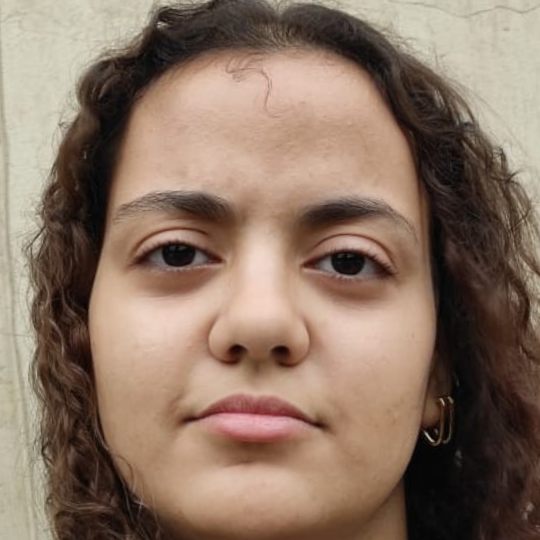
#> input picture Dataset/1.png, 1080 x 1080 px (shown at 1/2 size); its folder holds only this picture in this run
$ python -i app.py   (imports and definitions only)
#> lines starting #> are read from the running program, lines starting #| are printed output that depends on the picture
#> further down, picture is the input picture: shape (1080, 1080, 3); mean B, G, R 100, 116.3, 139
import os
import cv2
import numpy as np
import tkinter as tk
from tkinter import filedialog, messagebox, ttk
from PIL import Image, ImageTk
import pandas as pd

USE_CLAHE = True
K_CAP = 150
TARGET_SIZE = (256, 256)  #resizing all imgs to 256*256

def preprocess_bgr(bgr, use_clahe=USE_CLAHE):
#> called with use_clahe = True
    gray = cv2.cvtColor(bgr, cv2.COLOR_BGR2GRAY)     #BGR --> Grayscale
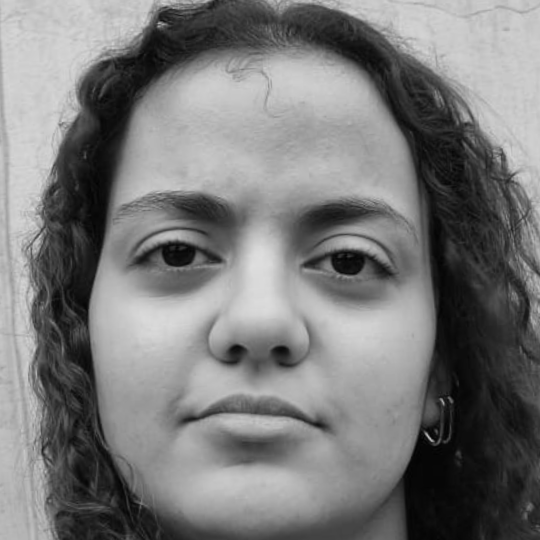
#> gray: shape (1080, 1080) (shown at 1/2 size); min 1, max 222, mean 121.2
    gray = cv2.resize(gray, TARGET_SIZE, interpolation=cv2.INTER_LINEAR)    #Resize
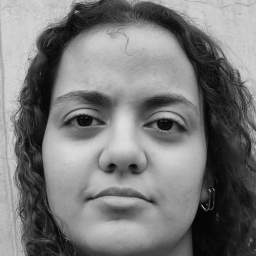
#> gray: shape (256, 256); min 2, max 222, mean 121.1
    if use_clahe:
        clahe = cv2.createCLAHE(clipLimit=2.0, tileGridSize=(8, 8)) #histogram equalization
        gray = clahe.apply(gray)
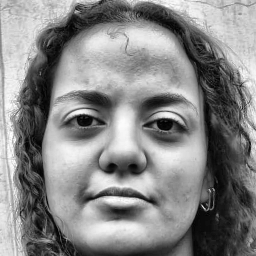
#> gray: shape (256, 256); min 1, max 255, mean 134.6
    return gray

# [28 lines left out: functions load_folder_vectors, compute_pca, not called in this run]

def project_to_pca(vec, mean_vec, eigvecs):
    return eigvecs.T @ (vec - mean_vec)

def reconstruct_from_pca(coeffs, mean_vec, eigvecs):
    return mean_vec + eigvecs @ coeffs

# [6 lines left out: function vec_to_img_uint8, not called in this run]

class EightFolderPCAApp:
    # [665 lines left out: functions __init__, _build_ui, pick_folder, _check_ready, process_all, _display_image and 4 more, not called in this run]

# [4 lines not run here, left out]

>>> import cv2
>>> picture = cv2.imread('Dataset/1.png')
>>> result = preprocess_bgr(picture)

$ run again, on Dataset/10.png
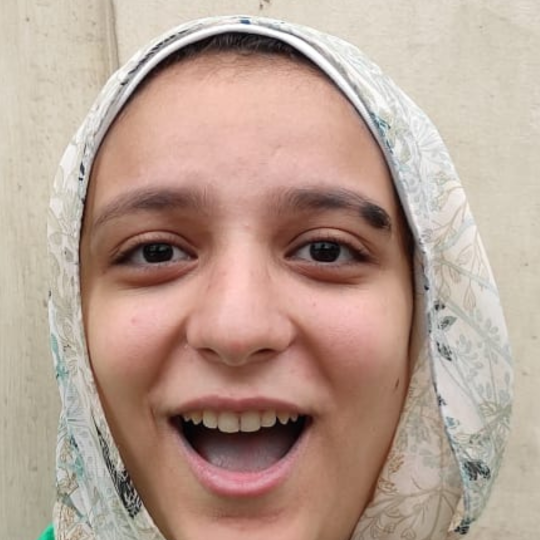
#> input picture Dataset/10.png, 1080 x 1080 px (shown at 1/2 size)
#> picture is the input picture: shape (1080, 1080, 3); mean B, G, R 146.5, 159.8, 183.8
#> in preprocess_bgr, `gray = cv2.resize(gray, TARGET_SIZE, interpolation=cv2.INTER_LINEAR)`:
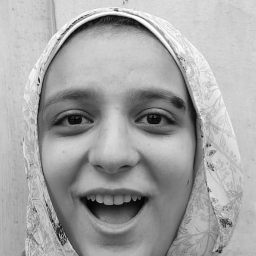
#> gray: shape (256, 256); min 2, max 255, mean 165.4
#> in preprocess_bgr, `gray = clahe.apply(gray)`:
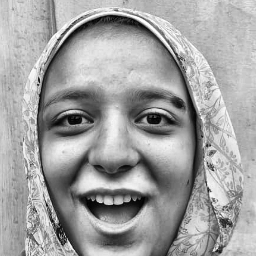
#> gray: shape (256, 256); min 1, max 255, mean 160.9

$ run again, on Dataset/11.png
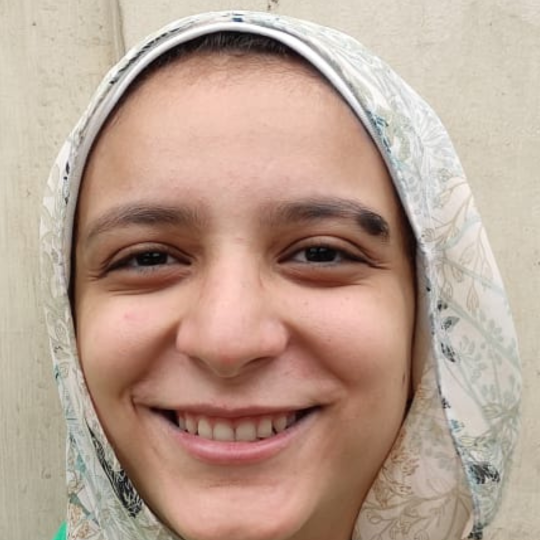
#> input picture Dataset/11.png, 1080 x 1080 px (shown at 1/2 size)
#> picture is the input picture: shape (1080, 1080, 3); mean B, G, R 145.5, 160.8, 185.2
#> in preprocess_bgr, `gray = cv2.resize(gray, TARGET_SIZE, interpolation=cv2.INTER_LINEAR)`:
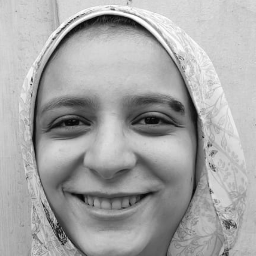
#> gray: shape (256, 256); min 3, max 255, mean 166.2
#> in preprocess_bgr, `gray = clahe.apply(gray)`:
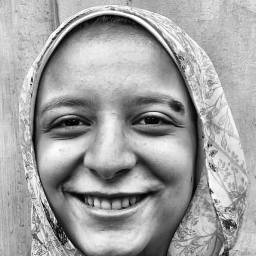
#> gray: shape (256, 256); min 1, max 255, mean 161.8

$ run again, on Dataset/12.png
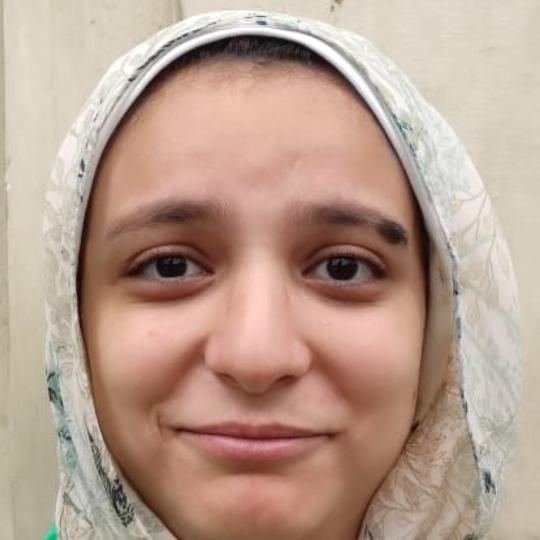
#> input picture Dataset/12.png, 1080 x 1080 px (shown at 1/2 size)
#> picture is the input picture: shape (1080, 1080, 3); mean B, G, R 142.8, 158.1, 184.7
#> in preprocess_bgr, `gray = cv2.resize(gray, TARGET_SIZE, interpolation=cv2.INTER_LINEAR)`:
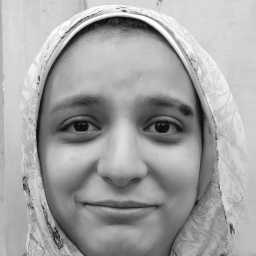
#> gray: shape (256, 256); min 7, max 255, mean 164.3
#> in preprocess_bgr, `gray = clahe.apply(gray)`:
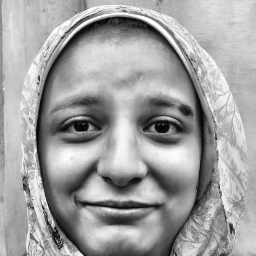
#> gray: shape (256, 256); min 2, max 255, mean 161.1
